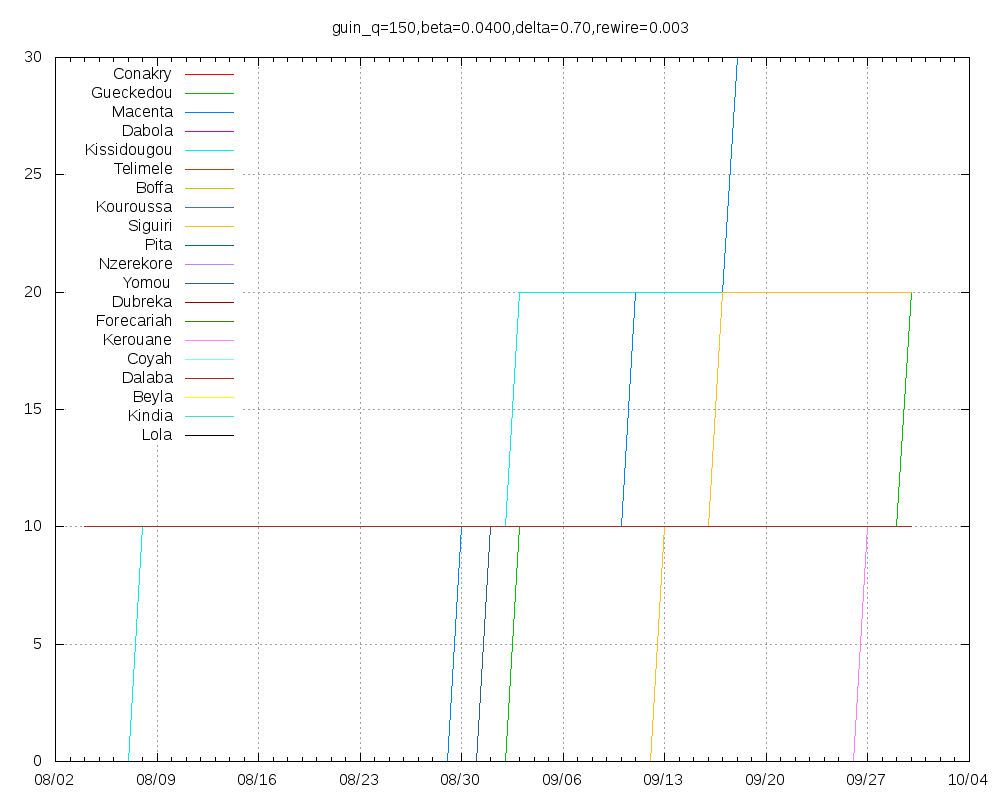

This chart was generated by the following gnuplot code:
set title "guin_q=150,beta=0.0400,delta=0.70,rewire=0.003"
set key top left
set grid
set xdata time
set timefmt "%Y-%m-%d"
set terminal png size 1000,800
set output "guin_q=150,beta=0.0400,delta=0.70,rewire=0.003.png"
plot "Conakry.tab" using 1:2 title "Conakry" with lines,"Gueckedou.tab" using 1:2 title "Gueckedou" with lines,"Macenta.tab" using 1:2 title "Macenta" with lines,"Dabola.tab" using 1:2 title "Dabola" with lines,"Kissidougou.tab" using 1:2 title "Kissidougou" with lines,"Telimele.tab" using 1:2 title "Telimele" with lines,"Boffa.tab" using 1:2 title "Boffa" with lines,"Kouroussa.tab" using 1:2 title "Kouroussa" with lines,"Siguiri.tab" using 1:2 title "Siguiri" with lines,"Pita.tab" using 1:2 title "Pita" with lines,"Nzerekore.tab" using 1:2 title "Nzerekore" with lines,"Yomou.tab" using 1:2 title "Yomou" with lines,"Dubreka.tab" using 1:2 title "Dubreka" with lines,"Forecariah.tab" using 1:2 title "Forecariah" with lines,"Kerouane.tab" using 1:2 title "Kerouane" with lines,"Coyah.tab" using 1:2 title "Coyah" with lines,"Dalaba.tab" using 1:2 title "Dalaba" with lines,"Beyla.tab" using 1:2 title "Beyla" with lines,"Kindia.tab" using 1:2 title "Kindia" with lines,"Lola.tab" using 1:2 title "Lola" with lines
